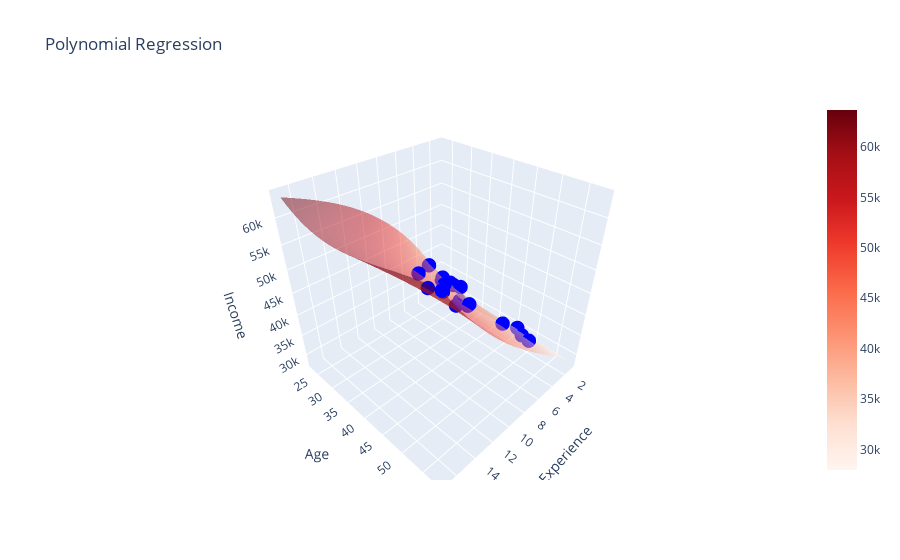

The notebook cell saved with this chart:
### Code cell
# Create a grid for regression plane
x_surf, y_surf = np.meshgrid(
    np.linspace(min(income_dataset["experience"]), max(income_dataset["experience"]), 50),
    np.linspace(min(income_dataset["age"]), max(income_dataset["age"]), 50)
)
z_surf = income_dataset_model.predict(
    np.column_stack((y_surf.ravel(), x_surf.ravel()))
).reshape(x_surf.shape)

# Plot regression plane
surface = go.Surface(
    x=x_surf, y=y_surf, z=z_surf,
    colorscale="Reds", opacity=0.5
)

# Scatter data
scatter = go.Scatter3d(
    x=income_dataset["experience"],
    y=income_dataset["age"],
    z=income_dataset["income"],
    mode="markers",
    marker=dict(size=5, color="blue")
)

fig = go.Figure(data=[surface, scatter])
fig.update_layout(
    scene=dict(
        xaxis_title="Experience",
        yaxis_title="Age",
        zaxis_title="Income"
    ),
    title="Polynomial Regression"
)

fig.show()

### Figure 1 — Plotly figure (JSON) as saved in the notebook; plotly's stock layout.template omitted (floating-point values rounded to 4 significant figures; data arrays with more than 128 entries replaced by an {"elided": "..."} marker saying what was removed)
{"data": [{"colorscale": [[0, "rgb(255,245,240)"], [0.125, "rgb(254,224,210)"], [0.25, "rgb(252,187,161)"], [0.375, "rgb(252,146,114)"], [0.5, "rgb(251,106,74)"], [0.625, "rgb(239,59,44)"], [0.75, "rgb(203,24,29)"], [0.875, "rgb(165,15,21)"], [1, "rgb(103,0,13)"]], "opacity": 0.5, "type": "surface", "x": {"elided": "50x50 float values"}, "y": {"elided": "50x50 float values"}, "z": {"elided": "50x50 float values"}}, {"marker": {"color": "blue", "size": 5}, "mode": "markers", "type": "scatter3d", "x": [1, 3, 2, 5, 10, 7, 5, 4, 5, 8, 1, 9, 5, 4, 12, 6, 17, 1, 9, 10], "y": [25, 30, 47, 32, 43, 51, 28, 33, 37, 39, 29, 47, 54, 51, 44, 41, 58, 23, 44, 37], "z": [30450, 35670, 31580, 40130, 47830, 41630, 41340, 37650, 40250, 45150, 27840, 46110, 36720, 34800, 51300, 38900, 63600, 30870, 44190, 48700]}], "layout": {"scene": {"xaxis": {"title": {"text": "Experience"}}, "yaxis": {"title": {"text": "Age"}}, "zaxis": {"title": {"text": "Income"}}}, "title": {"text": "Polynomial Regression"}}}
